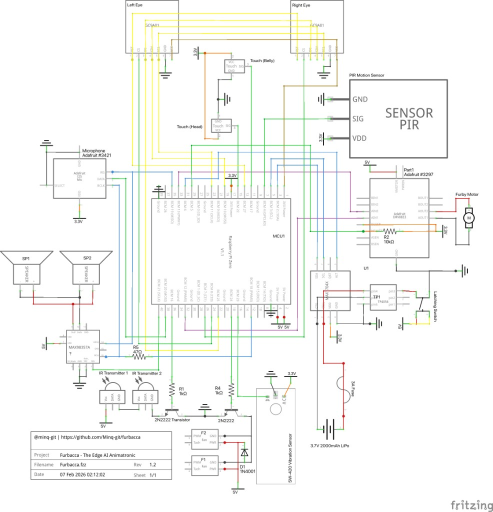
#> input picture .docs/Furbacca_schem_v1.2.png, 986 x 1024 px (shown at 1/2 size); its folder holds only this picture in this run
$ python -i blit.py   (imports and definitions only)
#> lines starting #> are read from the running program, lines starting #| are printed output that depends on the picture
#> further down, picture is the input picture: PIL image 986x1024 RGB; mean R, G, B 247.4, 248.1, 246.1
"""
RGB565 packing and blit to one or both GC9A01 displays. One byte order for all (big-endian).
"""
import struct

try:
    from PIL import Image as PILImage
except ImportError:
    PILImage = None

import config

EYE_SIZE = config.EYE_SIZE


def rgb565(r, g, b):
    """Pack R,G,B (0-255) to RGB565 for GC9A01 (big-endian). Used for eye image, gradient, rainbow."""
    c565 = (r & 0xF8) << 8 | (g & 0xFC) << 3 | (b >> 3)
    return struct.pack(">H", c565)


def pil_to_rgb565_buffer(img):
    """Convert 240x240 PIL RGB to bytearray RGB565 (row-major). Same pack as rgb565()."""
    if img is None or PILImage is None:
        return None
    if img.mode != "RGB":
        img = img.convert("RGB")
    if img.size != (EYE_SIZE, EYE_SIZE):
        resample = getattr(PILImage, "Resampling", PILImage).LANCZOS if hasattr(PILImage, "Resampling") else PILImage.LANCZOS
        img = img.resize((EYE_SIZE, EYE_SIZE), resample)
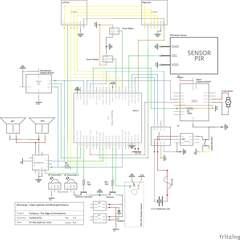
#> img: PIL image 240x240 RGB; mean R, G, B 246.7, 247.5, 245.4
    img = img.rotate(180)
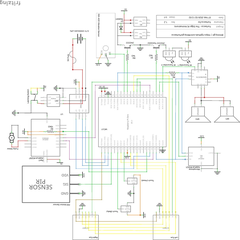
#> img: PIL image 240x240 RGB; mean R, G, B 246.7, 247.5, 245.4
    buf = bytearray(EYE_SIZE * EYE_SIZE * 2)
    for y in range(EYE_SIZE):
        for x in range(EYE_SIZE):
            r, g, b = img.getpixel((x, y))
            offset = (y * EYE_SIZE + x) * 2
            buf[offset : offset + 2] = rgb565(r, g, b)
    return buf


# [83 lines left out: functions blit_buffer_row_by_row, blit_buffer_full_frame_both, blit_buffer_row_by_row_both, blit_pil_to_display, blit_pil_to_both, not called in this run]

>>> from PIL import Image
>>> picture = Image.open('../.docs/Furbacca_schem_v1.2.png')
>>> result = pil_to_rgb565_buffer(picture)
